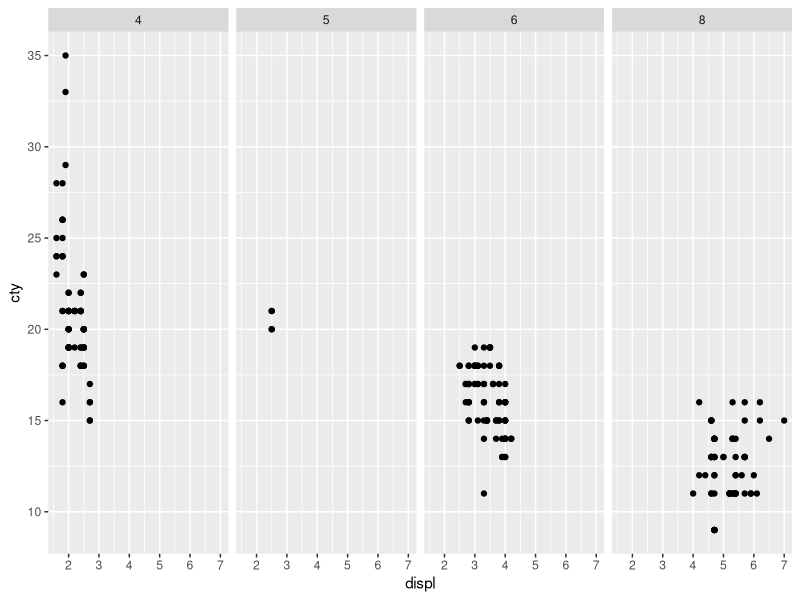

Recreate this plot in R.
library(ggplot2)
df<- mpg 

print(head(df))

pl <- ggplot(df,aes(displ, cty))

pl2 <- pl + geom_point()
print(pl2 + facet_grid(. ~ cyl))

